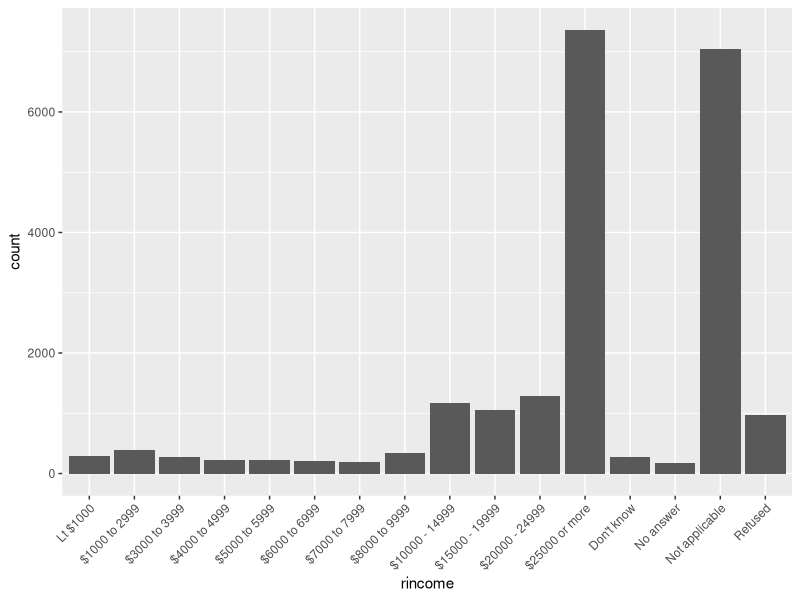
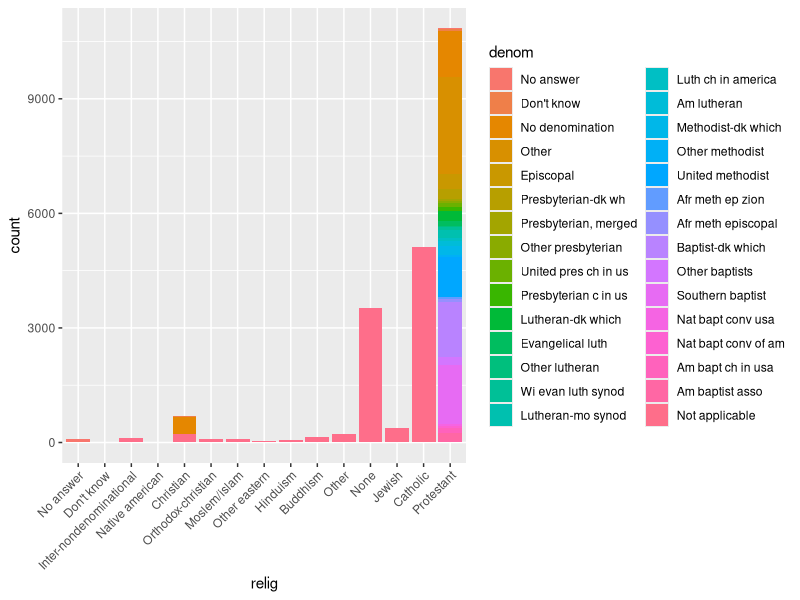
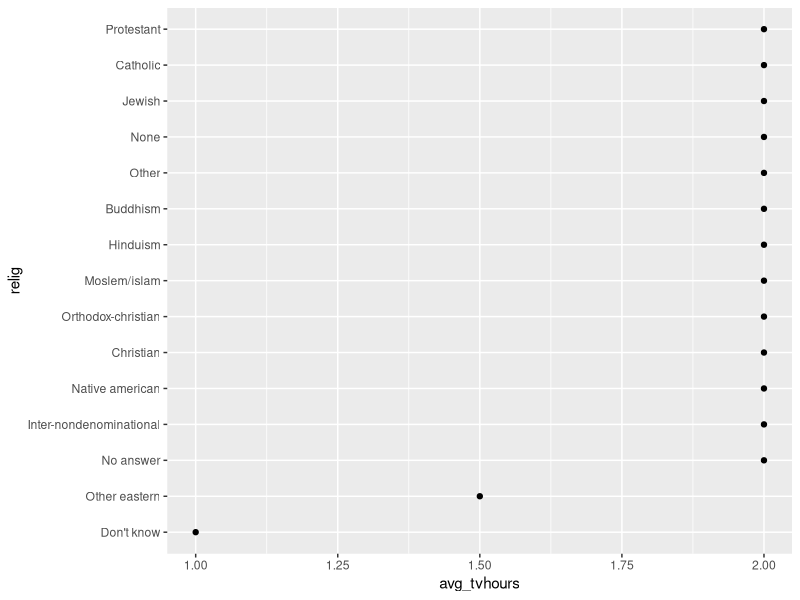
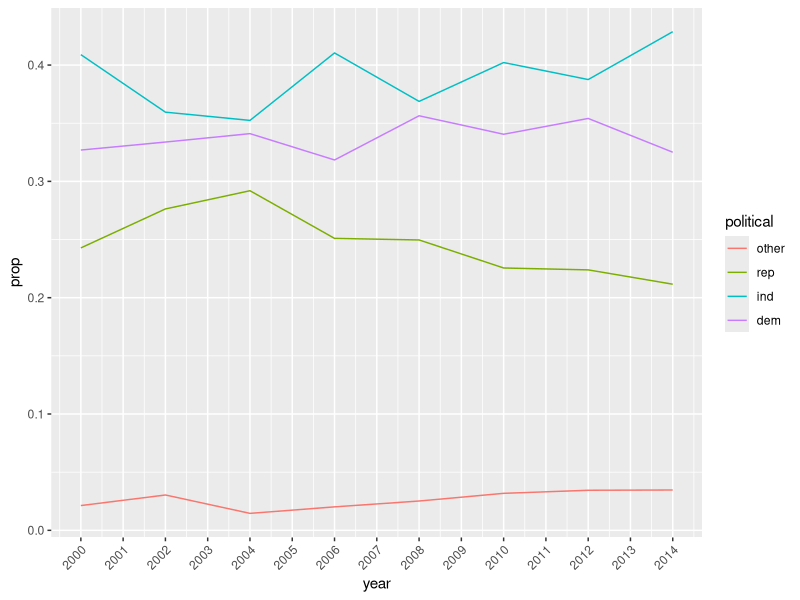

The R script that drew these images, in order:
## ---- chunk 1
#| label: load-pkgs

# Loading package(s)
library(tidyverse, quietly = T)

## ---- chunk 2
income_lvl <- c("Lt $1000", "$1000 to 2999", "$3000 to 3999", 
                "$4000 to 4999", "$5000 to 5999", "$6000 to 6999", 
                "$7000 to 7999", "$8000 to 9999", "$10000 - 14999", 
                "$15000 - 19999", "$20000 - 24999", "$25000 or more",
                "Don't know", "No answer", "Not applicable", "Refused")

gss_clean <- gss_cat %>% 
  mutate(rincome = factor(rincome,
                          levels = income_lvl))

ggplot(gss_clean, aes(x = rincome))+
  geom_bar() +
  theme(axis.text.x = element_text(angle = 45, hjust = 1))

## ---- chunk 3
gss_cat %>% 
  group_by(relig) %>% 
  count() %>% 
  arrange(desc(n))

gss_cat %>% 
  group_by(partyid) %>% 
  count() %>% 
  arrange(desc(n))
## ---- chunk 4
ggplot(gss_cat, aes(x = relig, fill = denom)) +
  geom_bar() +
  theme(axis.text.x = element_text(angle = 45, hjust = 1))
## ---- chunk 5
#| label: ex-04

# data wrangling
relig_summary <- gss_cat %>%
  group_by(relig) %>%
  summarise(
    age = median(age, na.rm = TRUE),
    avg_tvhours = median(tvhours, na.rm = TRUE),
    n = n()
  )

# bar plot
relig_summary %>%
  mutate(relig = fct_reorder(relig, avg_tvhours)) %>%
  ggplot(aes(avg_tvhours, relig)) +
    geom_point()
## ---- chunk 6
gss_party <- gss_cat %>%
  mutate(political = fct_collapse(partyid,
                                other = c("No answer", "Don't know", "Other party"),
                                rep = c("Strong republican", "Not str republican"),
                                ind = c("Ind,near rep", "Independent", "Ind,near dem"),
                                dem = c("Not str democrat", "Strong democrat"))) %>% 
  group_by(year) %>% 
  mutate(count = n()) %>% 
  group_by(year, political) %>% 
  mutate(prop = n()/count)

gss_party %>% 
  ggplot(aes(year, prop, color = political)) +
  geom_line() + 
  scale_x_continuous(breaks = c(2000:2014)) +
  theme(axis.text.x = element_text(angle = 45, hjust = 1))
  
## ---- chunk 7

gss_income <- gss_cat %>%
  mutate(incomes = fct_collapse(rincome,
                                other = c("No answer", "Don't know", "Refused", "Not applicable"),
                                lower = c("Lt $1000", "$1000 to 2999", "$3000 to 3999", "$4000 to 4999"),
                                middle = c("$5000 to 5999", "$6000 to 6999", "$7000 to 7999", "$8000 to 9999"),
                                high = c("$10000 - 14999","$15000 - 19999", "$20000 - 24999", "$25000 or more")))

gss_income
